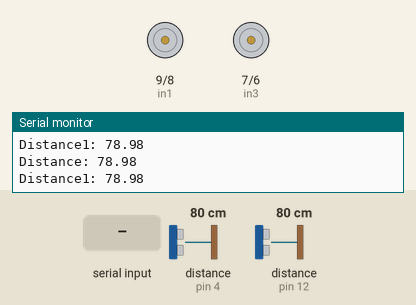
Bench run of a sketch on a simulated Arduino Uno, built with avr-gcc and run on an emulated ATmega328P. Shown: motor-driver pin pairs drawn as motors (green arrow = first pin HIGH = forward, orange = second pin HIGH = backward, longer = more drive, scaled by the enable pin), the last lines printed to the serial monitor. Wiring (inferred from the names in the program): 2 × ultrasonic range finder: trigger pin 11, echo pin 12 / trigger pin 13, echo pin 4. Inputs (shaded band) come from the test bench; at power-on: distance to the obstacle (sensors on pin 4, pin 12) 80 cm. The echo pulse lasts 58.3 µs per cm.

Above: at 1.2 s.
1.3 s: "right" received over the second serial link
At 2.0 s:
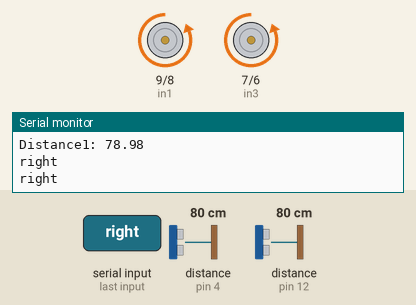
4.3 s: "forward" received over the second serial link
6.6 s: "backward" received over the second serial link
At 7.9 s:
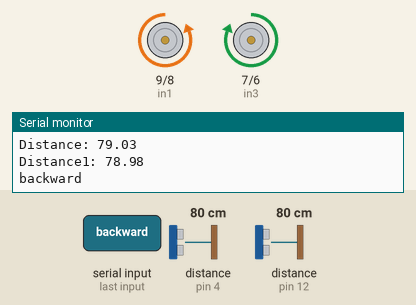
8.2 s: "left" received over the second serial link
At 9.2 s:
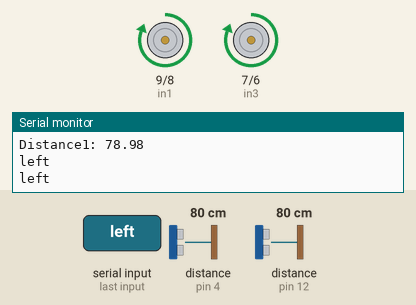
Timing chart, 0 to 12.2 s (numbered marks = the images above; inputs shaded):
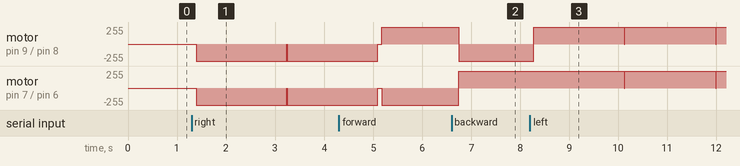

Measured:
- after the input at 1.3 s, motor on pin 9 (in1) / pin 8 (in2), motor on pin 7 (in3) / pin 6 (in4): stopped → backward 255/255 after 0.09 s
- after the input at 6.6 s, motor on pin 9 (in1) / pin 8 (in2): forward 255/255 → backward 255/255 after 0.14 s; motor on pin 7 (in3) / pin 6 (in4): backward 255/255 → forward 255/255 after 0.14 s
- after the input at 8.2 s, motor on pin 9 (in1) / pin 8 (in2): backward 255/255 → forward 255/255 after 0.08 s; motor on pin 7 (in3) / pin 6 (in4): alternates forward 255/255 for 1.9 s and stopped for 0.01 s, starting after 1.9 s

The sketch:

voice_BT_Car.ino
```cpp
# include <SoftwareSerial.h>
String voice;
int f=0;
int enA=10;
int enB=5;
int in1=9;
int in2=8;
int in3=7;
int in4=6;
int trigfwd = 11;
int echofwd = 12;
int trigbk = 13;
int echobk = 4;
long duration,duration1;
float distance,distance1;

#define TxD 3
#define RxD 2

SoftwareSerial bluetoothSerial(TxD, RxD);

void setup()
{
  voice="";

bluetoothSerial.begin(9600);
Serial.begin(9600); //start serial communication
pinMode(enA,OUTPUT);
pinMode(enB,OUTPUT);
pinMode(in1,OUTPUT);
pinMode(in2,OUTPUT);
pinMode(RxD,OUTPUT);
pinMode(TxD,INPUT);
pinMode(in3,OUTPUT);
pinMode(in4,OUTPUT);

pinMode(trigfwd, OUTPUT);
pinMode(echofwd, INPUT);
pinMode(trigbk, OUTPUT);
pinMode(echobk, INPUT);


}

void loop()
{


  while (bluetoothSerial.available()){
     if(f==1)
       {
        voice="";
        f=0;
       }
    //Check if there is an available byte to read
     delay(10); //Delay added to make thing stable
    char c = bluetoothSerial.read();
     Serial.println(c);
    //Conduct a serial read
    if (c == '#') {break;} //Exit the loop when the # is detected after the word
    voice += c; //Shorthand for voice = voice + c
  }
          // Clears the trigPin
digitalWrite(trigfwd, LOW);
delayMicroseconds(2);
// Sets the trigPin on HIGH state for 10 micro seconds
digitalWrite(trigfwd, HIGH);
delayMicroseconds(10);
digitalWrite(trigfwd, LOW);
// Reads the echoPin, returns the sound wave travel time in microseconds
duration = pulseIn(echofwd, HIGH);
// Calculating the distance
distance= duration*0.034/2;
// Prints the distance on the Serial Monitor
Serial.print("Distance: ");
Serial.println(distance);

digitalWrite(trigbk, LOW);
delayMicroseconds(2);
// Sets the trigPin on HIGH state for 10 micro seconds
digitalWrite(trigbk, HIGH);
delayMicroseconds(10);
digitalWrite(trigbk, LOW);
// Reads the echoPin, returns the sound wave travel time in microseconds
duration1 = pulseIn(echobk, HIGH);
// Calculating the distance
distance1= duration1*0.034/2;
// Prints the distance on the Serial Monitor
Serial.print("Distance1: ");
Serial.println(distance1);

  if (voice.length() > 0){
    f=1;
          Serial.println(voice);

    if(voice == "forward"){
     if(distance>40){
      Serial.println("forward");
      analogWrite(enA,255);
      analogWrite(enB,255);
      digitalWrite(in1,HIGH);
      digitalWrite(in2,LOW );
      digitalWrite(in3,LOW );
      digitalWrite(in4,HIGH );
     }
      if(distance<=40)
       {Serial.println("stop");
      analogWrite(enA,0);
      analogWrite(enB,0);
      digitalWrite(in1,LOW );
      digitalWrite(in2,LOW);
      digitalWrite(in3,LOW );
      digitalWrite(in4,LOW);\
      }

 //   delay(1000);
      //voice="";

      }


    if(voice == "backward"){
         if(distance1>40){
      Serial.println("back");
      analogWrite(enA,255);
      analogWrite(enB,255);
      digitalWrite(in1,LOW);
      digitalWrite(in2,HIGH );
      digitalWrite(in3,HIGH );
      digitalWrite(in4,LOW );
         }
      if(distance1<=40)
       {Serial.println("stop");
      analogWrite(enA,0);
      analogWrite(enB,0);
      digitalWrite(in1,LOW );
      digitalWrite(in2,LOW);
      digitalWrite(in3,LOW );
      digitalWrite(in4,LOW);\
      }
      }

    else if(voice == "right") {
      Serial.println("right");
      analogWrite(enA,255);
      analogWrite(enB,255);
      digitalWrite(in1,LOW );
      digitalWrite(in2,HIGH);
      digitalWrite(in3,LOW );
      digitalWrite(in4,HIGH);/*right*/
      delay(1850);
      Serial.println("stop");
      analogWrite(enA,0);
      analogWrite(enB,0);
      digitalWrite(in1,LOW );
      digitalWrite(in2,LOW);
      digitalWrite(in3,LOW );
      digitalWrite(in4,LOW);
    }

    else if(voice == "left") {
      Serial.println("left");
      analogWrite(enA,255);
      analogWrite(enB,255);
      digitalWrite(in1,HIGH );
      digitalWrite(in2,LOW);
      digitalWrite(in3,HIGH );
      digitalWrite(in4,LOW);  /*left*/
      delay(1850);
      Serial.println("stop");
      analogWrite(enA,0);
      analogWrite(enB,0);
      digitalWrite(in1,LOW );
      digitalWrite(in2,LOW);
      digitalWrite(in3,LOW );
      digitalWrite(in4,LOW);
    }

    else if(voice == "stop") {
      Serial.println("stop");
      analogWrite(enA,0);
      analogWrite(enB,0);
      digitalWrite(in1,LOW );
      digitalWrite(in2,LOW);
      digitalWrite(in3,LOW );
      digitalWrite(in4,LOW);
    }
  //Reset the variable after initiating
  }

     }
```
